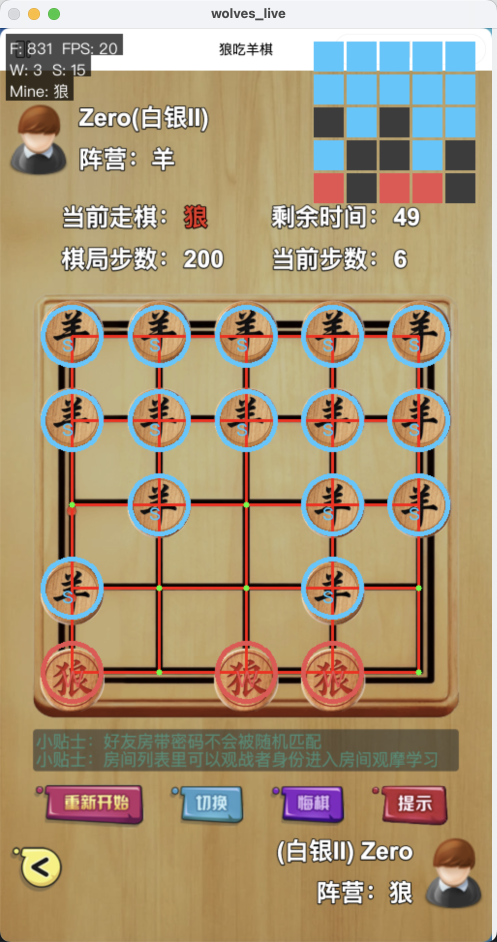
#> input picture materials/QQ20260824-132618.png, 994 x 1884 px (shown at 1/2 size)
$ python -i board.py   (imports and definitions only)
#> lines starting #> are read from the running program, lines starting #| are printed output that depends on the picture; after the words box and inside, x2 and y2 are one past the last pixel; in counts of white or black regions, pixels touching at a corner belong together
"""棋盘定位：等间距五线"梳状"组合搜索 + 双线边框验证 + 多帧持久性锁定。

棋盘结构（由标注图确认）：5x5 可落子交点网格，四边为双层装饰边框
（两条平行线相距约 0.1 倍网格间距，中间为浅色缝隙）。中央 2x2 格带 X 斜线。
"""
from __future__ import annotations

import cv2
import numpy as np

GRID_N = 5  # 5 条竖线 x 5 条横线 => 25 个交点


def _line_mask(hsv: np.ndarray) -> np.ndarray:
    """网格线为深棕色（低亮度、中等饱和度），底色为浅羊皮纸。"""
    v = hsv[:, :, 2]
    s = hsv[:, :, 1]
    return ((v < 150) & (s > 60)).astype(np.float32)


def _comb_candidates(profile: np.ndarray, d_min: int, d_max: int, n_lines: int = 4,
                     top_k: int = 10):
    """搜索 n_lines 条等间距线的候选组合，返回按得分排序的 [(score, offset, spacing), ...]。

    每个间距保留最优与次优两个互不重叠的偏移，保证较弱的正确组合也在候选中。
    """
    prof = cv2.blur(profile.reshape(1, -1), (5, 1)).ravel()  # 平滑容忍线条抖动
    n = len(prof)
    results = []
    for d in range(d_min, min(d_max, (n - 1) // (n_lines - 1)) + 1):
        m = n - (n_lines - 1) * d
        if m <= 0:
            break
        idx = np.arange(m)
        s = np.zeros(m, np.float32)
        for k in range(n_lines):
            s += prof[idx + k * d]
        for _ in range(2):  # 最优 + 次优偏移
            o = int(np.argmax(s))
            strengths = np.array([prof[o + k * d] for k in range(n_lines)])
            if strengths.min() >= 0.5 * strengths.mean():
                results.append((float(s[o]), o, d))
            lo, hi = max(o - d // 2, 0), min(o + d // 2 + 1, m)
            s[lo:hi] = -1.0
    results.sort(reverse=True)
    return results[:top_k]


def _grid_candidates(profile: np.ndarray, d_min: int, d_max: int) -> list[tuple[float, int, int]]:
    """生成 5 线网格候选：4 线组合 + 双线边框验证的端点外推。

    棋盘边线可能被 UI 削弱，但内部 4 条线强且稳定；由 4 线组合向两端
    外推第 5 条线，只有外推端通过双线边框验证的组合被保留。
    返回 [(score, offset, spacing)]，5 条线位于 offset + k*spacing, k=0..4。
    """
    out: list[tuple[float, int, int]] = []
    for score, o, d in _comb_candidates(profile, d_min, d_max, n_lines=4, top_k=24):
        for ext in (o - d, o + 3 * d + d):
            if ext < 0 or ext + 4 * d >= len(profile):
                continue
            direction = -1 if ext == o - d else +1
            if not _twin_border_ok(profile, ext, direction, d):
                continue  # 外推端不是双线边框
            far = o + 3 * d if direction < 0 else o
            far_dir = +1 if direction < 0 else -1
            if not _twin_border_ok(profile, far, far_dir, d):
                continue  # 另一端也必须是双线边框（排除内部 4 线组合）
            out.append((score + float(profile[ext]), ext if direction < 0 else o, d))
    out.sort(reverse=True)
    return out


def _twin_border_ok(prof: np.ndarray, pos: float, direction: int, spacing: float) -> bool:
    """棋盘边框为双线：在外侧 0.06~0.22 倍间距处应有一条平行线，且两线之间有浅色凹谷。

    区分: 内部网格线（无伴随线）、UI 粗条（虽宽但无凹谷）。
    """
    n = len(prof)
    lo = int(round(pos + direction * spacing * 0.06))
    hi = int(round(pos + direction * spacing * 0.22))
    if direction < 0:
        lo, hi = hi, lo
    lo, hi = max(lo, 0), min(hi, n - 1)
    if hi - lo < 2:
        return False
    band = prof[lo:hi + 1]
    p0 = prof[int(round(pos))]
    if band.max() < 0.5 * max(p0, 1e-6):
        return False
    t = lo + int(np.argmax(band))
    a, b = sorted((int(round(pos)), t))
    mid = prof[a:b + 1]
    return float(mid.min()) < 0.45 * min(prof[a], prof[b])


class BoardTracker:
    """逐帧棋盘定位器。

    found 仅在锁定并验证棋盘后为 True；
    弹窗遮挡等导致的弱帧沿用最近位置，连续丢失则重新搜索。
    """

    def __init__(self, search_scale: float = 0.5, smooth: float = 0.4,
                 persist_frames: int = 10, piece_validator=None):
        self.search_scale = search_scale
        self.smooth = smooth
        self.persist_frames = persist_frames          # 候选需连续出现多少次才锁定
        self.piece_validator = piece_validator        # callable(frame, vx, hy) -> bool
        self.vx: np.ndarray | None = None
        self.hy: np.ndarray | None = None
        self.found = False
        self.confidence = 0.0
        self._miss = 0
        self._cand: tuple[np.ndarray, np.ndarray] | None = None
        self._cand_hits = 0

    # ------------------------------------------------------------------
    # [124 lines left out: functions _piece_blobs, _cluster_1d, _piece_anchored_search, _refine_grid, not called in this run]

    # ------------------------------------------------------------------
    def _search(self, frame_bgr: np.ndarray):
        """全帧搜索，返回 (vx, hy)（原图尺度）或 None。

        竖/横各取前 K 个等距组合 -> 间距匹配配对 -> 双线边框验证 -> 棋子验证。
        """
        sc = self.search_scale
        small = cv2.resize(frame_bgr, None, fx=sc, fy=sc, interpolation=cv2.INTER_AREA)
        hsv = cv2.cvtColor(small, cv2.COLOR_BGR2HSV)
        mask = _line_mask(hsv)
        colsum = mask.sum(0)
        rowsum = mask.sum(1)
        h, w = mask.shape
        d0, d1 = int(110 * sc), int(340 * sc)
        # 间距范围自适应窗口大小: 棋盘横向占 4 个间距, 需能放进画面
        w_px, h_px = mask.shape[1], mask.shape[0]
        d_top = int(min(w_px, h_px) / 4.2)
        d0 = max(int(0.22 * d_top), int(50 * sc))
        d1 = min(d1, d_top) if d_top > d0 else d0
        vcands = _grid_candidates(colsum, d0, d1)
        hcands = _grid_candidates(rowsum, d0, d1)
        if not vcands or not hcands:
            return None
        pairs = []
        for vs, ox, dv in vcands:
            for hs, oy, dh in hcands:
                if abs(dv - dh) > 0.08 * max(dv, dh):
                    continue  # 方形棋盘两组间距应一致
                pairs.append((vs + hs, ox, dv, oy, dh))
        pairs.sort(reverse=True)
        limit = max(h, w)
        for score, ox, dv, oy, dh in pairs:
            vx = (ox + np.arange(GRID_N) * dv) / sc
            hy = (oy + np.arange(GRID_N) * dh) / sc
            conf = min(1.0, score / (5 * 0.30 * limit))
            if conf < 0.2:
                continue
            if self.piece_validator is not None and not self.piece_validator(frame_bgr, vx, hy):
                continue
            self.confidence = float(conf)
            return vx, hy
        # 梳状搜索失败 => 棋子锚定兜底（适配边框渲染不同的窗口）
        res = self._piece_anchored_search(frame_bgr)
        if res is not None:
            vx, hy = res
            if self.piece_validator is None or self.piece_validator(frame_bgr, vx, hy):
                self.confidence = 0.8
                return vx, hy
        return None

    # ------------------------------------------------------------------
    def detect(self, frame_bgr: np.ndarray) -> bool:
        """搜索并尝试锁定棋盘（带多帧持久性验证）。"""
        res = self._search(frame_bgr)
        if res is None:
            self._cand_hits = max(0, self._cand_hits - 2)  # 搜索失败削弱候选
            if self._cand_hits == 0:
                self._cand = None
            if self.vx is not None:
                self.found = True  # 沿用旧位置
                return True
            self.found = False
            return False
        vx, hy = res
        close = False
        if self._cand is not None:
            close = (np.abs(self._cand[0] - vx).max() < 12 and
                     np.abs(self._cand[1] - hy).max() < 12)
        if close:
            self._cand_hits += 1
        else:
            self._cand, self._cand_hits = (vx, hy), 1
        if self._cand_hits >= self.persist_frames:
            self.vx, self.hy = self._cand
            self.found, self._miss = True, 0
            return True
        if self.vx is not None:
            self.found = True
            return True
        self.found = False
        return False

    # ------------------------------------------------------------------
    def track(self, frame_bgr: np.ndarray, tol: int = 8) -> bool:
        """每帧调用：局部复核线位并做等间距投影，防漂移。"""
        if self.vx is None or not self.found:
            return self.detect(frame_bgr)
        hsv = cv2.cvtColor(frame_bgr, cv2.COLOR_BGR2HSV)
        mask = _line_mask(hsv)
        conf = 0.0
        for axis in (0, 1):
            old = self.vx if axis == 0 else self.hy
            profile = mask.sum(0) if axis == 0 else mask.sum(1)
            limit = mask.shape[1] if axis == 0 else mask.shape[0]
            new = old.copy()
            ok_lines = 0
            for k, x in enumerate(old):
                lo, hi = max(int(x - tol), 0), int(x + tol + 1)
                seg = profile[lo:hi]
                if len(seg) == 0 or seg.max() < limit * 0.08:
                    continue
                m = int(np.argmax(seg)) + lo
                y0 = profile[m - 1] if m >= 1 else profile[m]
                y2 = profile[m + 1] if m + 1 < len(profile) else profile[m]
                denom = y0 - 2 * profile[m] + y2
                delta = 0.5 * (y0 - y2) / denom if abs(denom) > 1e-6 else 0.0
                new[k] = m + float(np.clip(delta, -0.5, 0.5))
                ok_lines += 1
                conf = max(conf, float(seg.max()) / limit)
            if ok_lines >= 3:
                # 等间距投影：最小二乘拟合 index->position，拉回均匀网格
                idx = np.arange(GRID_N, dtype=np.float64)
                A = np.stack([idx, np.ones(GRID_N)], 1)
                coef, *_ = np.linalg.lstsq(A, new, rcond=None)
                model = A @ coef
                # 偏离模型的线不采纳（可能跟丢到了相邻 UI 线）
                blended = np.where(np.abs(new - model) < 0.25 * (model[-1] - model[0]) / (GRID_N - 1),
                                   new, model)
                updated = (1 - self.smooth) * old + self.smooth * blended
                if axis == 0:
                    self.vx = updated
                else:
                    self.hy = updated
        self.confidence = float(min(conf, 1.0))
        ok = self.confidence > 0.10
        self._miss = 0 if ok else self._miss + 1
        self.found = ok
        if self._miss > 20:
            self.vx = None  # 彻底丢失，重新搜索
            self.found = False
        return self.found

    # ------------------------------------------------------------------
    # [11 lines left out: functions spacing, corners, not called in this run]

>>> import cv2
>>> picture = cv2.imread('../../materials/QQ20260824-132618.png')
#> picture is the input picture: shape (1884, 994, 3); mean B, G, R 118.7, 149.8, 169.1
>>> result = BoardTracker().track(picture)
#> in _search, `small = cv2.resize(frame_bgr, None, fx=sc, fy=sc, interpolation=cv2.IN..`:
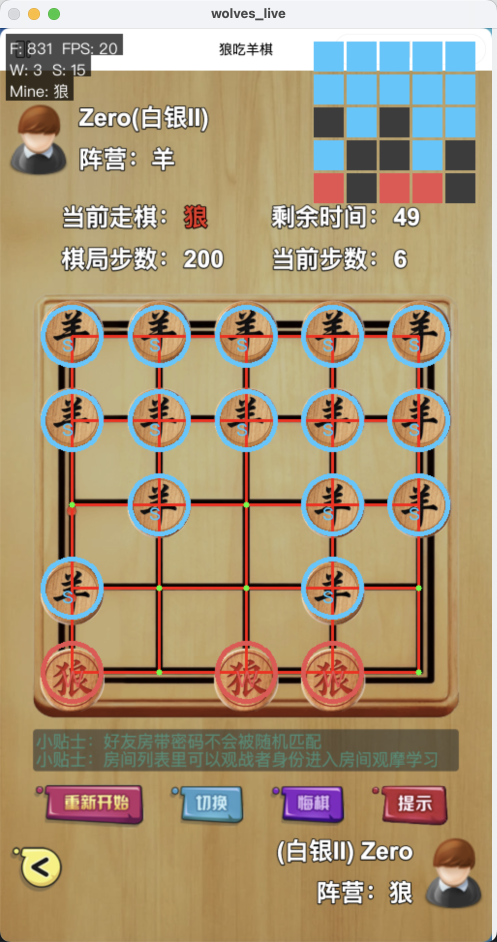
#> small: shape (942, 497, 3); mean B, G, R 118.9, 150, 169.3
#> in _search, `hsv = cv2.cvtColor(small, cv2.COLOR_BGR2HSV)`: hsv: shape (942, 497, 3); mean H, S, V 29.4, 99.3, 178.4
#> in _line_mask, `v = hsv[:, :, 2]`:
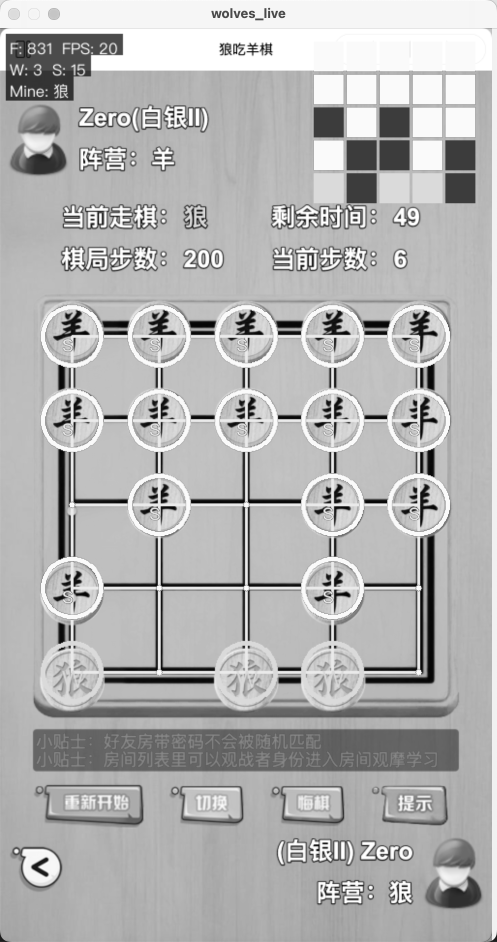
#> v: shape (942, 497); min 3, max 255, mean 178.4
#> in _line_mask, `s = hsv[:, :, 1]`:
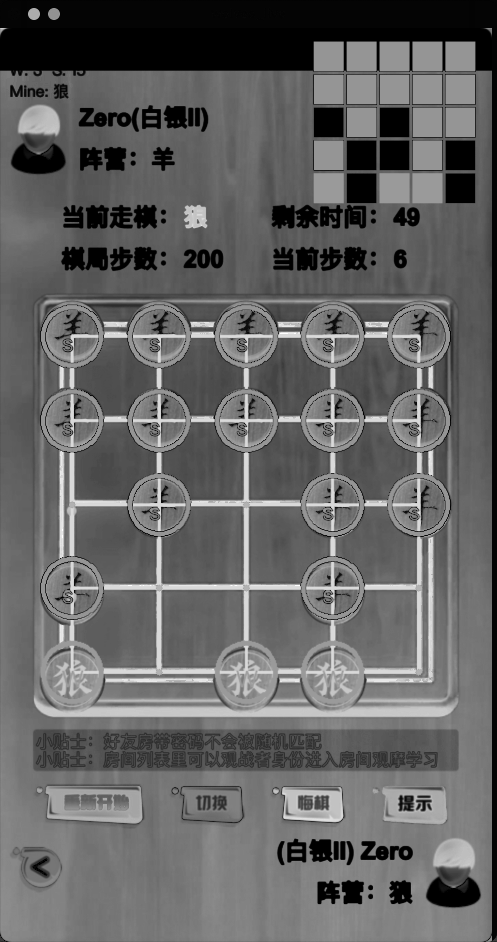
#> s: shape (942, 497); min 0, max 255, mean 99.3
#> in _line_mask, `return ((v < 150) & (s > 60)).astype(np.float32)`:
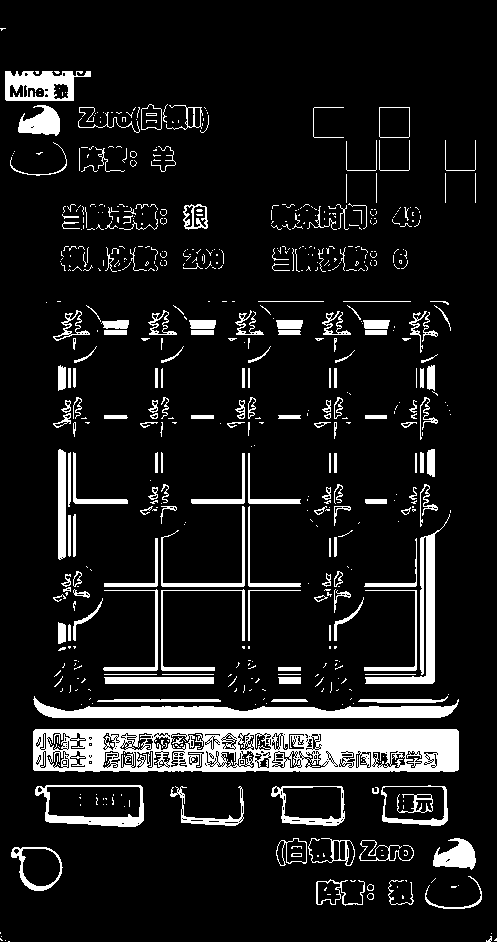
#> returned value: shape (942, 497) float32; values 0 (black) and 1 (white), 10.5% white; 626 white regions (433 under 20 px), largest, box (x1, y1, x2, y2) and area: (33, 729, 459, 772) 13506, (33, 696, 459, 718) 4436, (365, 514, 450, 684) 2339
#> in _search, `colsum = mask.sum(0)`: colsum = 497 values, max 340 at index 420, min 0 at index 482, mean 99.27
#> in _search, `rowsum = mask.sum(1)`: rowsum = 942 values, max 426 at index 731, min 0 at index 0, mean 52.37
#> in _comb_candidates, `n = len(prof)`: n = 497
#> the loop in _grid_candidates, `for score, o, d in _comb_candidates(profile, d_min, d_max, n_lines=4, ..` made 24 passes
#> (score, o, d) on passes 3, 5, 7, 9, 10, 11, 14, 15, 16, 17, 18: (779.2, 64, 90), (777.8, 68, 87), (769.4, 62, 91), (762.4, 66, 89), (757.4, 67, 88), (754.6, 70, 86), (750.4, 62, 93), (748.6, 63, 92), (740.2, 61, 94), (739.4, 60, 95), (720, 72, 85)
#> (score, o, d) on passes 1, 2, 6, 8, 12, 13: (820.2, 155, 89), (806.2, 155, 91), (769.6, 163, 86), (762.8, 154, 90), (754.4, 161, 87), (752.4, 156, 88)
#> after the loop in _grid_candidates, `for score, o, d in _comb_candidates(profile, d_min, d_max, n_lines=4, ..`: out = [(997.4, 74, 87)]
#> the loop in _grid_candidates (call 2), `for score, o, d in _comb_candidates(profile, d_min, d_max, n_lines=4, ..` made 14 passes
#> (score, o, d) on passes 1 to 7: (1277.6, 681, 29), (1258.8, 679, 30), (1113, 682, 27), (1086.4, 682, 26), (1064.6, 678, 31), (1029.6, 668, 33), (1002.2, 667, 34)
#> (score, o, d) on pass 9: (912.4, 501, 83)
#> in _search, `hcands = _grid_candidates(rowsum, d0, d1)`: hcands = []
#> result = False
